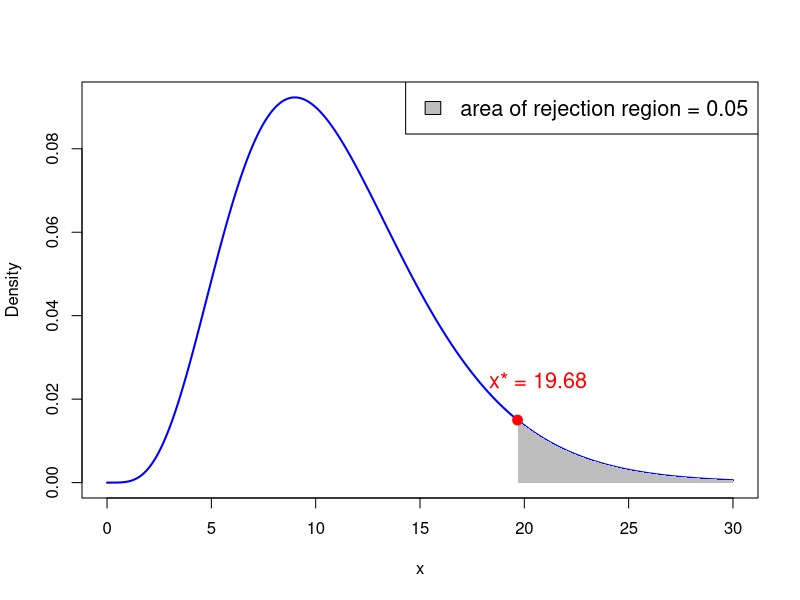
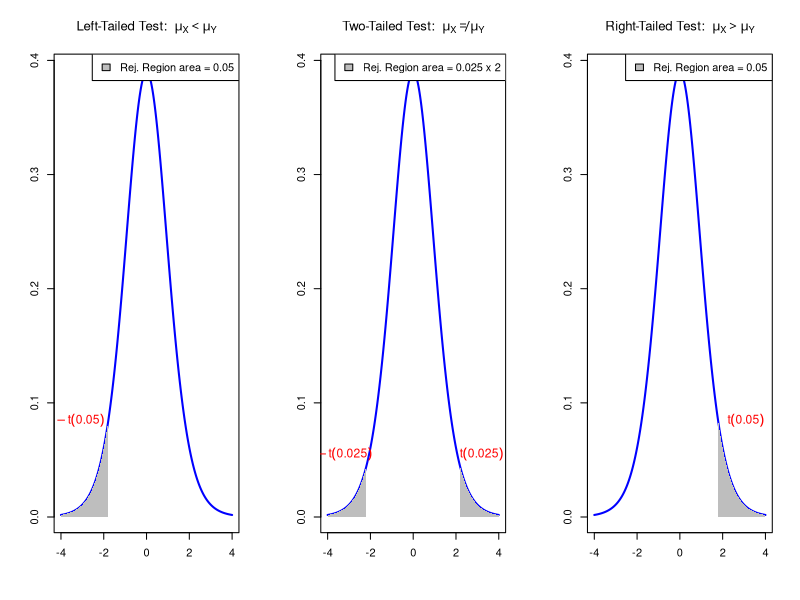
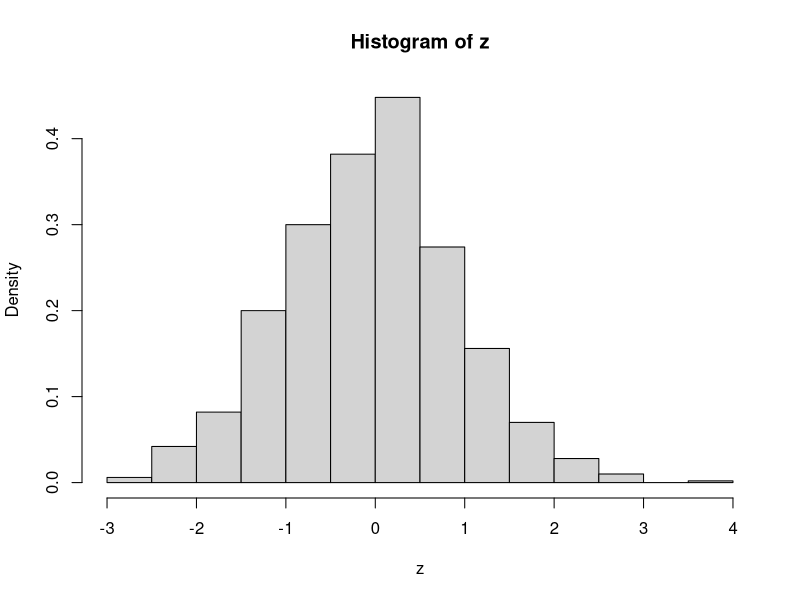
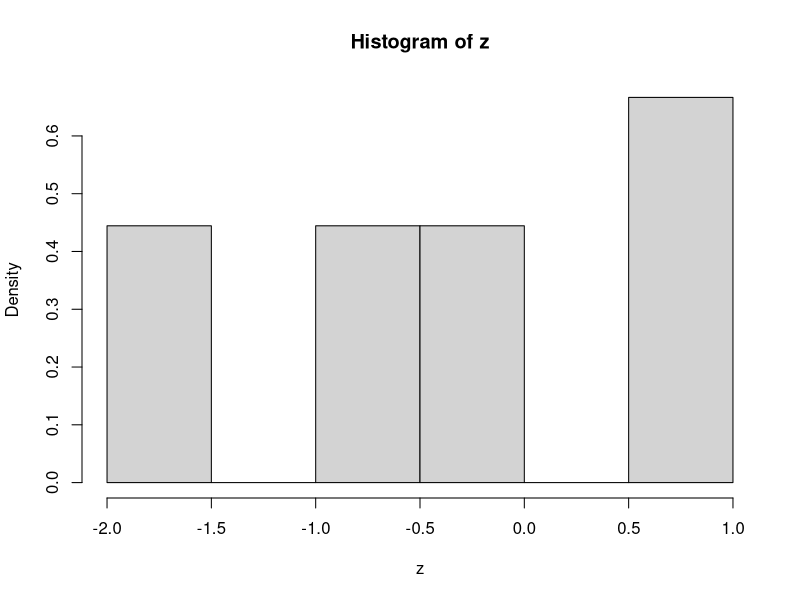
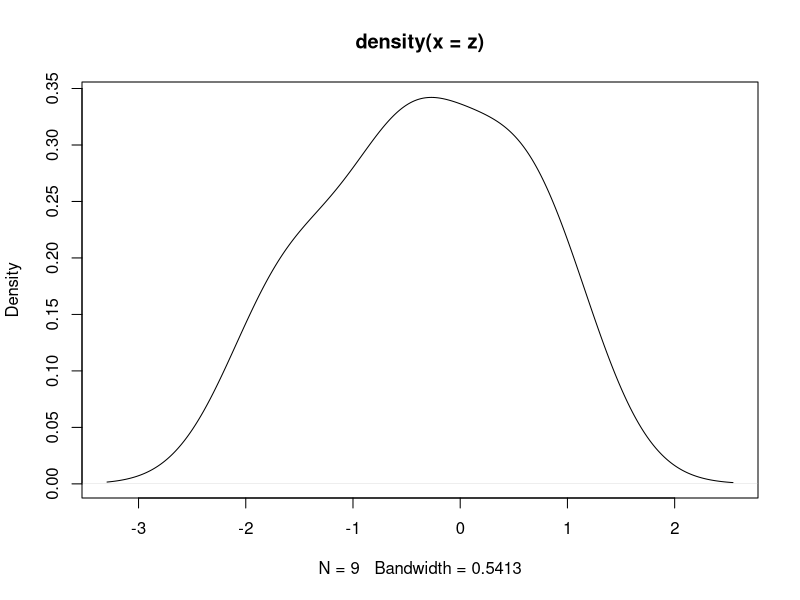
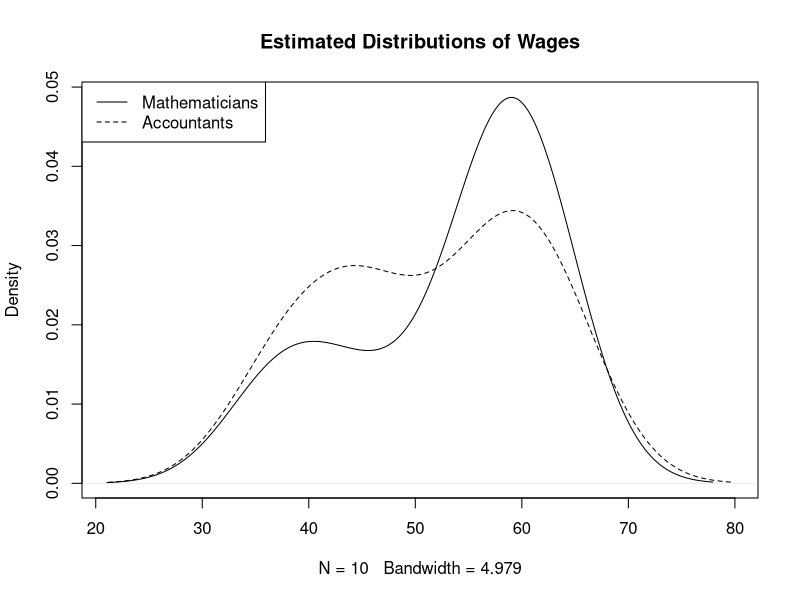
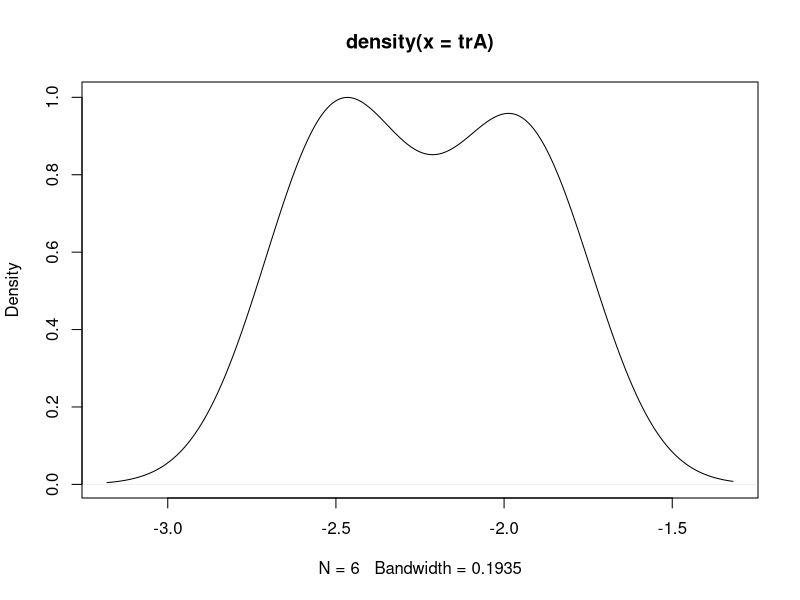
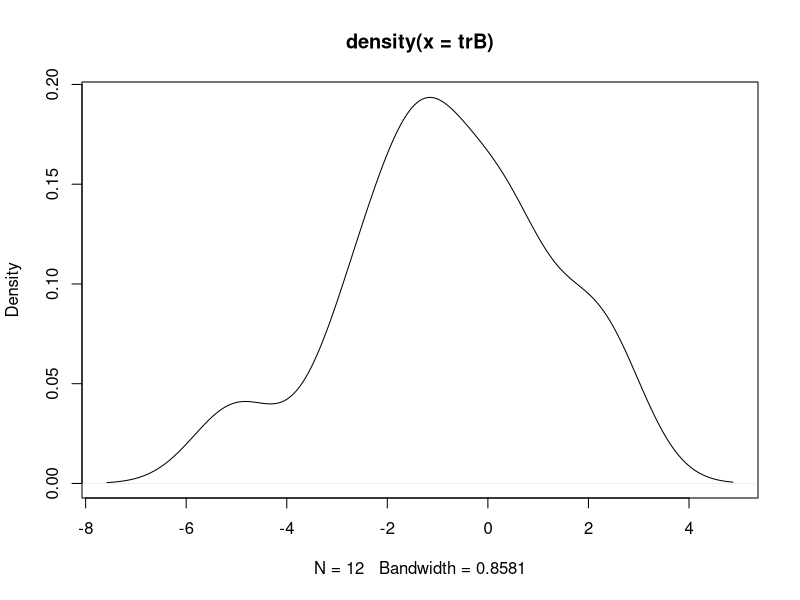

These charts were generated, in order, by the following R code:
## ---- chunk 1
# Degrees of freedom
df <- 11

# Values for x-axis
x <- seq(0, 30, length.out = 1000)  # Adjust the range according to chi-squared distribution

# Calculate PDF of chi-squared distribution
pdf <- dchisq(x, df)

# Plot PDF
plot(x, pdf, type = "l", col = "blue", lwd = 2, xlab = "x", ylab = "Density")


# Shade area where p-value > 0.95
x_fill_right <- x[x >= qchisq(0.95, df)]
y_fill_right <- pdf[x >= qchisq(0.95, df)]
polygon(c(x_fill_right, rev(x_fill_right)), c(y_fill_right, rep(0, length(y_fill_right))), col = "gray", border = NA)

# Add critical value for 0.95 quantile
x_star <- qchisq(0.95, df)
points(x_star, dchisq(x_star, df), col = "red", pch = 19, cex = 1.3)

# Add text above x_star containing its value
text(x_star * 1.05, dchisq(x_star, df) * 1.35, paste("x* =", round(x_star, 2)), pos = 3, col = "red", cex = 1.3)

# Add legend
legend("topright", legend = c("area of rejection region = 0.05"), fill = "gray", cex = 1.3)

## ---- chunk 2
#| echo: true

# Probability woman exceeds 180cm in height
# P(X > 180) = 1 - P(X <= 180)

1 - pnorm(180, mean = 163, sd = 8)
## ---- chunk 3
#| echo: true

# The upper 10th percentile for women height, that is,
# height q such that P(X <= q) = 0.9

qnorm(0.90, mean = 163, sd = 8)
## ---- chunk 4
#| echo: true

# Value of pdf at 163

dnorm(163, mean = 163, sd = 8)
## ---- chunk 5
#| echo: true

# Generate random sample of size 5

rnorm(5, mean = 163, sd = 8)
## ---- chunk 6
#| echo: true

# Find the top 1/(3.5 billion) quantile

p = 1 - 1 / (3.5e9)
qnorm(p, mean = 163, sd = 8)
## ---- chunk 7
#| echo: true
# Compute 0.95 quantile for chi-squared with 11 degrees of freedom

quantile <- qchisq(0.95, df = 11)

cat("The 0.95 quantile for chi-squared with df = 11 is", quantile)
## ---- chunk 8
# Enter Consumer Expectation and Consumer Spending data
CE <- c(66, 53, 62, 61, 78, 72, 65, 64, 61, 50, 55, 51)
CS <- c(72, 55, 69, 65, 82, 77, 72, 78, 77, 75, 77, 77)

# Compute difference
difference <- CE - CS

# Compute sample size
n <- length(difference)

# Enter null hypothesis
sigma_0 <- 1

# Compute sample standard deviation
s <- sd(difference)

# Compute chi-squared statistic
chi_squared <- (n - 1) * s ^ 2 / sigma_0 ^ 2

# Compute p-value
p_value <- 1 - pchisq(chi_squared, df = n - 1)

# Print p-value
cat("The p-value for one-sided variance test is", p_value)
## ---- chunk 9
# Degrees of freedom
df <- 11

# Values for x-axis
x <- seq(-4, 4, length.out = 1000)

# Calculate PDF of t-distribution
pdf <- dt(x, df)

# Set layout for 3 plots side by side
par(mfrow = c(1, 3))

# Left-tailed test
plot(x, pdf, type = "l", col = "blue", lwd = 2, xlab = "", ylab = "", main = expression("Left-Tailed Test: " ~ mu[X] < mu[Y]))
x_fill_left <- x[x <= qt(0.05, df)]
y_fill_left <- pdf[x <= qt(0.05, df)]
polygon(c(x_fill_left, rev(x_fill_left)), c(y_fill_left, rep(0, length(y_fill_left))), col = "gray", border = NA)
text(qt(0.05, df) - 1.3, dt(qt(0.05, df), df) - 0.01, expression(-t(0.05)), pos = 3, col = "red", cex = 1.1)
legend("topright", legend = c("Rej. Region area = 0.05"), fill = "gray", cex = 1)

# Two-tailed test
plot(x, pdf, type = "l", col = "blue", lwd = 2, xlab = "", ylab = "", main = expression("Two-Tailed Test: " ~ mu[X] != mu[Y]))
x_fill_left <- x[x <= qt(0.025, df)]
y_fill_left <- pdf[x <= qt(0.025, df)]
polygon(c(x_fill_left, rev(x_fill_left)), c(y_fill_left, rep(0, length(y_fill_left))), col = "gray", border = NA)

x_fill_right <- x[x >= qt(0.975, df)]
y_fill_right <- pdf[x >= qt(0.975, df)]
polygon(c(x_fill_right, rev(x_fill_right)), c(y_fill_right, rep(0, length(y_fill_right))), col = "gray", border = NA)

text(qt(0.025, df) - 1.0, dt(qt(0.025, df), df) + 0.0, expression(-t(0.025)), pos = 3, col = "red", cex = 1.1)
text(qt(0.975, df) + 1.0, dt(qt(0.975, df), df) + 0.0, expression(t(0.025)), pos = 3, col = "red", cex = 1.1)
legend("topright", legend = c("Rej. Region area = 0.025 x 2"), fill = "gray", cex = 1)

# Right-tailed test
plot(x, pdf, type = "l", col = "blue", lwd = 2, xlab = "", ylab = "", main = expression("Right-Tailed Test: " ~ mu[X] > mu[Y]))
x_fill_right <- x[x >= qt(0.95, df)]
y_fill_right <- pdf[x >= qt(0.95, df)]
polygon(c(x_fill_right, rev(x_fill_right)), c(y_fill_right, rep(0, length(y_fill_right))), col = "gray", border = NA)
text(qt(0.95, df) + 1.3, dt(qt(0.95, df), df) - 0.01, expression(t(0.05)), pos = 3, col = "red", cex = 1.1)
legend("topright", legend = c("Rej. Region area = 0.05"), fill = "gray", cex = 1)

# Reset layout
par(mfrow = c(1, 1))
## ---- chunk 10
# Enter Wages data in 2 vectors using function c()

mathematicians <- c(36, 40, 46, 54, 57, 58, 59, 60, 62, 63)
accountants <- c(37, 37, 42, 44, 46, 48, 54, 56, 59, 60, 60, 64, 64)


# Perform two-sample t-test with null hypothesis mu_X = mu_Y
# Specify that populations have same variance
# Store result of t.test in answer

answer <- t.test(mathematicians, accountants, var.equal = TRUE)


# Print answer
print(answer)
## ---- chunk 11
# Enter Wages data in 2 vectors using function c()

mathematicians <- c(36, 40, 46, 54, 57, 58, 59, 60, 62, 63)
accountants <- c(37, 37, 42, 44, 46, 48, 54, 56, 59, 60, 60, 64, 64)


# Perform two-sample t-test with null hypothesis mu_X = mu_Y
# Specify that populations have same variance
# Store result of t.test in answer

answer <- t.test(mathematicians, accountants, var.equal = TRUE)


# Print answer
print(answer)
## ---- chunk 12
# Enter Wages data in 2 vectors using function c()

mathematicians <- c(36, 40, 46, 54, 57, 58, 59, 60, 62, 63)
accountants <- c(37, 37, 42, 44, 46, 48, 54, 56, 59, 60, 60, 64, 64)


# Perform two-sample t-test with null hypothesis mu_X = mu_Y
# Specify that populations have same variance
# Store result of t.test in answer

answer <- t.test(mathematicians, accountants, var.equal = TRUE)


# Print answer
print(answer)
## ---- chunk 13
# Enter Wages data in 2 vectors using function c()

mathematicians <- c(36, 40, 46, 54, 57, 58, 59, 60, 62, 63)
accountants <- c(37, 37, 42, 44, 46, 48, 54, 56, 59, 60, 60, 64, 64)


# Perform two-sample t-test with null hypothesis mu_X = mu_Y
# Specify that populations have same variance
# Store result of t.test in answer

answer <- t.test(mathematicians, accountants, var.equal = TRUE)


# Print answer
print(answer)
## ---- chunk 14
# Enter Wages data in 2 vectors using function c()

mathematicians <- c(36, 40, 46, 54, 57, 58, 59, 60, 62, 63)
accountants <- c(37, 37, 42, 44, 46, 48, 54, 56, 59, 60, 60, 64, 64)


# Perform two-sample t-test with null hypothesis mu_X = mu_Y
# Specify that populations have same variance
# Store result of t.test in answer

answer <- t.test(mathematicians, accountants, var.equal = TRUE)


# Print answer
print(answer)
## ---- chunk 15
# Enter Wages data in 2 vectors using function c()

mathematicians <- c(36, 40, 46, 54, 57, 58, 59, 60, 62, 63)
accountants <- c(37, 37, 42, 44, 46, 48, 54, 56, 59, 60, 60, 64, 64)


# Perform two-sample t-test with null hypothesis mu_X = mu_Y
# Specify that populations have same variance
# Store result of t.test in answer

answer <- t.test(mathematicians, accountants, var.equal = TRUE)


# Print answer
print(answer)
## ---- chunk 16
#| echo: true
z <- rnorm(1000)                # Sample 1000 times from N(0,1) 
hist(z, probability = TRUE)     # Plot histogram, with area scaled to 1
## ---- chunk 17
#| echo: true
z <- c(-0.78, -1.67, -0.38,  0.92, -0.58,  
       0.61, -1.62, -0.06, 0.52)           # Random from N(0,1)
hist(z, probability = TRUE)                # Histogram not normal
## ---- chunk 18
#| echo: true
z <- c(-0.78, -1.67, -0.38,  0.92, -0.58,  
       0.61, -1.62, -0.06, 0.52)           # Random from N(0,1)
dz <- density(z)                           # Estimate the density of z
plot(dz)                                   # Plot the estimated density
## ---- chunk 19
# Enter the Wages data
mathematicians <- c(36, 40, 46, 54, 57, 58, 59, 60, 62, 63)
accountants <- c(37, 37, 42, 44, 46, 48, 54, 56, 59, 60, 60, 64, 64)

# Compute the estimated distributions
d.math <- density(mathematicians)
d.acc <- density(accountants)

# Plot the estimated distributions

plot(d.math,                                    # Plot d.math
     xlim = range(c(d.math$x, d.acc$x)),        # Set x-axis range
     ylim = range(c(d.math$y, d.acc$y)),        # Set y-axis range
     main = "Estimated Distributions of Wages") # Add title to plot
lines(d.acc,                                    # Layer plot of d.acc
      lty = 2)                                  # Use different line style
         
legend("topleft",                               # Add legend at top-left
       legend = c("Mathematicians",             # Labels for legend
                  "Accountants"), 
       lty = c(1, 2))                           # Assign curves to legend          
## ---- chunk 20
# Enter Wages data in 2 vectors using function c()

mathematicians <- c(36, 40, 46, 54, 57, 58, 59, 60, 62, 63)
accountants <- c(37, 37, 42, 44, 46, 48, 54, 56, 59, 60, 60, 64, 64)


# Perform Welch two-sample t-test with null hypothesis mu_X = mu_Y
# Store result of t.test in answer

answer <- t.test(mathematicians, accountants)


# Print answer
print(answer)
## ---- chunk 21
# Enter Wages data in 2 vectors using function c()

mathematicians <- c(36, 40, 46, 54, 57, 58, 59, 60, 62, 63)
accountants <- c(37, 37, 42, 44, 46, 48, 54, 56, 59, 60, 60, 64, 64)


# Perform Welch two-sample t-test with null hypothesis mu_X = mu_Y
# Store result of t.test in answer

answer <- t.test(mathematicians, accountants)


# Print answer
print(answer)
## ---- chunk 22
# Enter Wages data in 2 vectors using function c()

mathematicians <- c(36, 40, 46, 54, 57, 58, 59, 60, 62, 63)
accountants <- c(37, 37, 42, 44, 46, 48, 54, 56, 59, 60, 60, 64, 64)


# Perform Welch two-sample t-test with null hypothesis mu_X = mu_Y
# Store result of t.test in answer

answer <- t.test(mathematicians, accountants)


# Print answer
print(answer)
## ---- chunk 23
#| echo: true
# Enter changes in Blood pressure data

trA <- c(-1.9, -2.5, -2.1, -2.4, -2.6, -1.9)
trB <- c(-1.1, -0.9, -1.4, 0.2, 0.3, 0.6, -5,
         -2.4, -1.5, 2.3, -2.8, 2.1)

cat("Mean of Treatment A:", mean(trA), "Mean of Treatment B:", mean(trB))
## ---- chunk 24
# Enter changes in Blood pressure data
trA <- c(-1.9, -2.5, -2.1, -2.4, -2.6, -1.9)

# Plot the estimated distribution
plot(density(trA))    
## ---- chunk 25
# Enter changes in Blood pressure data
trB <- c(-1.1, -0.9, -1.4, 0.2, 0.3, 0.6, -5,
         -2.4, -1.5, 2.3, -2.8, 2.1)

# Plot the estimated distribution
plot(density(trB))
       
## ---- chunk 26
# Enter changes in Blood pressure data
trA <- c(-1.9, -2.5, -2.1, -2.4, -2.6, -1.9)
trB <- c(-1.1, -0.9, -1.4, 0.2, 0.3, 0.6, -5,
         -2.4, -1.5, 2.3, -2.8, 2.1)

# Perform Welch t-test and retrieve p-value

ans <- t.test(trA, trB, alt = "less", var.equal = F) 
ans$p.value
## ---- chunk 27
# Enter changes in Blood pressure data
trA <- c(-1.9, -2.5, -2.1, -2.4, -2.6, -1.9)
trB <- c(-1.1, -0.9, -1.4, 0.2, 0.3, 0.6, -5,
         -2.4, -1.5, 2.3, -2.8, 2.1)

# Perform two-sample t-test and retrieve p-value

ans <- t.test(trA, trB, alt = "less", var.equal = T) 
ans$p.value
## ---- chunk 28
#| echo: true
#| code-fold: true
#| code-summary: "Click here to see the code I used"

# Set seed for random generation
# This way you always get the same random numbers when
# you run this code
set.seed(21) 

repeat {
  # Generate random samples
  x <- rnorm(6, mean = -2, sd = 1)
  y <- rnorm(12, mean = -1.5, sd = 3)

  # Round x and y to 1 decimal point
  x <- round(x, 1)
  y <- round(y, 1)
  
  # Perform one-sided t-tests for alternative hypothesis mu_x < mu_y 
  ans_welch <- t.test(x, y, alt = "less", var.equal = F)
  ans_t_test <- t.test(x, y, alt = "less", var.equal = T)
   
  # Check that Welch test succeeds and two-sample test fails
  if (ans_welch$p.value < 0.05 && ans_t_test$p.value > 0.05) {
    cat("Data successfully generated!!!\n\n")
    cat("Synthetic Data TrA:", x, "\n")
    cat("Synthetic Data TrB:", y, "\n\n")
    cat("Welch t-test p-value:", ans_welch$p.value, "\n")
    cat("Two-sample t-test p-value:", ans_t_test$p.value)
    break
    }
}
## ---- chunk 29
#| echo: true

# Enter CCI data
score_2007 <- c(86, 86, 88, 90, 99, 97, 97, 96, 99, 97, 90, 90)
score_2009 <- c(24, 22, 21, 21, 19, 18, 17, 18, 21, 23, 22, 21)

# Perform paired t-test and print p-value
ans <- t.test(score_2007, score_2009, paired = T, alt = "greater")
ans$p.value
## ---- chunk 30
score_2007 <- c(86, 86, 88, 90, 99, 97, 97, 96, 99, 97, 90, 90)
score_2009 <- c(24, 22, 21, 21, 19, 18, 17, 18, 21, 23, 22, 21)
cor(score_2007, score_2009)
## ---- chunk 31
#| echo: true

# Enter tests data
method1 <- c(45.9, 57.6, 54.9, 38.7, 35.7, 39.2, 45.9, 43.2, 45.4, 54.8)
method2 <- c(48.2, 64.2, 56.8, 47.2, 43.7, 45.7, 53.0, 52.0, 45.1, 57.5)

# Perform paired t-test and print p-value
ans <- t.test(method1, method2, paired = T)
ans$p.value
## ---- chunk 32
method1 <- c(45.9, 57.6, 54.9, 38.7, 35.7, 39.2, 45.9, 43.2, 45.4, 54.8)
method2 <- c(48.2, 64.2, 56.8, 47.2, 43.7, 45.7, 53.0, 52.0, 45.1, 57.5)
cor(method1, method2) 
## ---- chunk 33
# Enter tests data
method1 <- c(45.9, 57.6, 54.9, 38.7, 35.7, 39.2, 45.9, 43.2, 45.4, 54.8)
method2 <- c(48.2, 64.2, 56.8, 47.2, 43.7, 45.7, 53.0, 52.0, 45.1, 57.5)

# Perform Welch t-test and print p-value
ans <- t.test(method1, method2, paired = F)       # paired = F is default
ans$p.val
